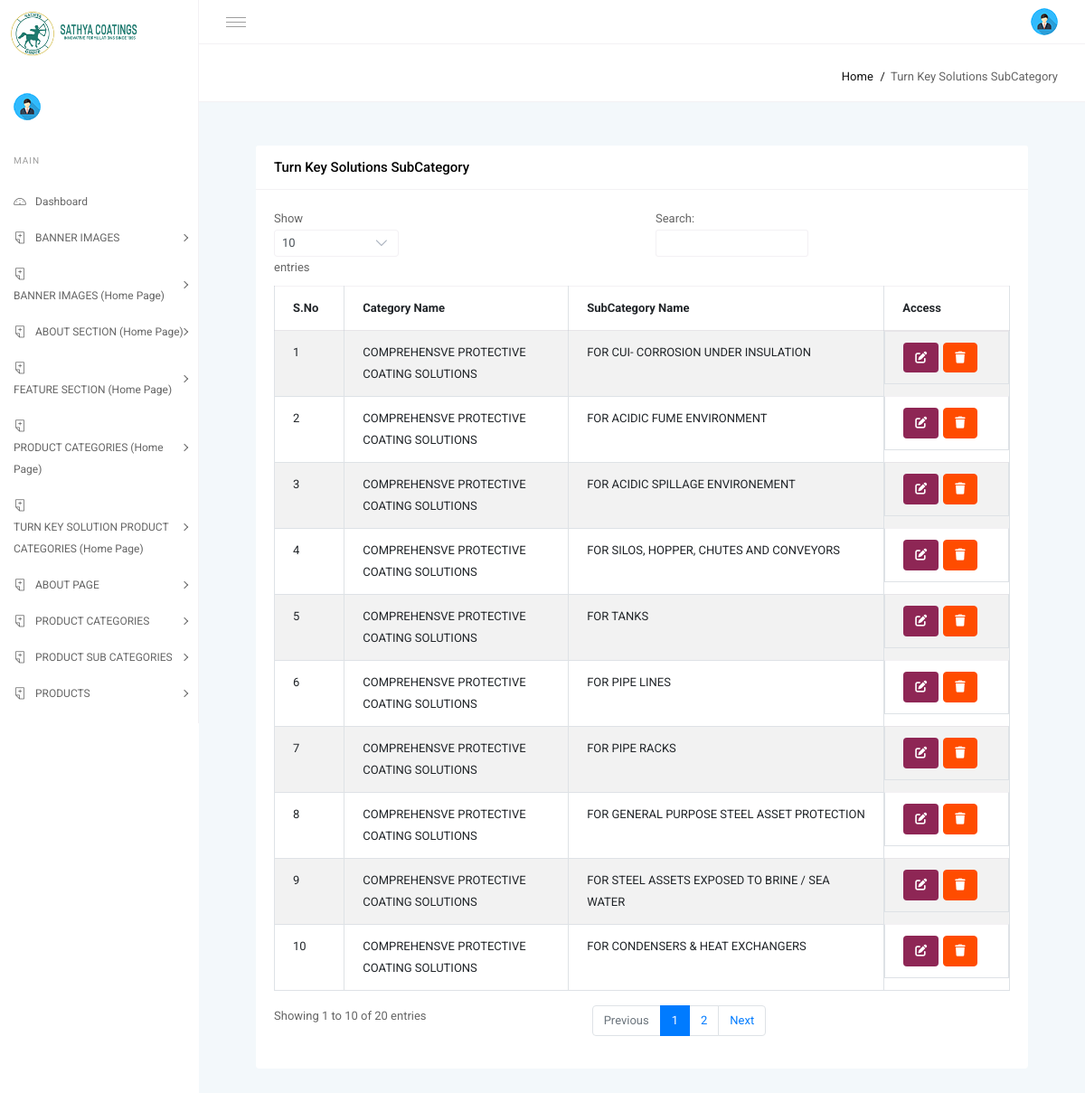
Page /sathyadb/turnsubcatview.php (signed in) on the committed database.
### tables this page shows
CREATE TABLE `turnsubcat` (
  `subcat_id` int(10) NOT NULL,
  `cat_id` int(10) NOT NULL,
  `cat_name` varchar(100) NOT NULL,
  `subcat_name` varchar(100) NOT NULL
);

### sathyadb/turnsubcatview.php (the view, shortened to what this page needs)
<?php include("header.php"); ?>
<div class="page-title-area">
    <div class="row align-items-center">
        <div class="col-sm-12 col-lg-12 col-md-12 col-12">
            <div class="breadcrumbs-area clearfix">
                <ul class="breadcrumbs float-right">
                    <li><a href="index.php">Home</a></li>
                    <li><span>Turn Key Solutions SubCategory</span></li>
                </ul>
            </div>
        </div>
    </div>
</div>
<div class="row m-5">
    <div class="col-md-12">
        <div class="card m-b-30">
            <div class="card-header bg-white">
                <h3 class="card-title">Turn Key Solutions SubCategory</h3>
            </div>
            <div class="card-body">
                <div class="table-responsive">
                    <table id="example" class="table table-striped table-bordered" style="width:100%">
                        <thead>
                            <tr>
                                <th>S.No</th>
                                <th>Category Name</th>
                                <th>SubCategory Name</th>
                                <th>Access</th>
                            </tr>
                        </thead>
                        <tbody>
                            <?php
                            include('config.php');
                            $productQuery = "SELECT * FROM turnsubcat";
                            $productResult = $conn->query($productQuery);
                            if ($productResult->num_rows > 0) {
                                $i = 0;
                                while ($row = $productResult->fetch_assoc()) {
                                    $i++;
                                    echo "<tr>";
                                    echo "<td>" . $i . "</td>";
                                    echo "<td>" . $row['cat_name']  . "</td>";
                                    echo "<td>" . $row['subcat_name']  . "</td>";
                                    echo "<td style='display:flex;'>
                                            <a href='turnsubcatupdate.php?update=" . $row['subcat_id'] . "' class='btn' style='margin-right:5px;background-color: #8e2655;'>
                                                <i class='fa fa-edit' style='color: white;'></i>
                                            </a>
                                            <a href='?delete=" . $row['subcat_id'] . "' class='btn btn-danger'>
                                                <i class='fa fa-trash' style='color: white;'></i>
                                            </a>
                                          </td>";
                                    echo "</tr>";
                                }
                            } else {
                                echo "<tr><td colspan='3'>No images found.</td></tr>";
                            }
                            ?>
                        </tbody>
                    </table>
                </div>
            </div>
        </div>
    </div>
</div>
</body>
</html>

### rows in the picture
turnsubcat: cat_name "COMPREHENSVE PROTECTIVE COATING SOLUTIONS", subcat_name "FOR CUI- CORROSION UNDER INSULATION"
turnsubcat: cat_name "COMPREHENSVE PROTECTIVE COATING SOLUTIONS", subcat_name "FOR ACIDIC FUME ENVIRONMENT"
turnsubcat: cat_name "COMPREHENSVE PROTECTIVE COATING SOLUTIONS", subcat_name "FOR ACIDIC SPILLAGE ENVIRONEMENT"
turnsubcat: cat_name "COMPREHENSVE PROTECTIVE COATING SOLUTIONS", subcat_name "FOR SILOS, HOPPER, CHUTES AND CONVEYORS"
turnsubcat: cat_name "COMPREHENSVE PROTECTIVE COATING SOLUTIONS", subcat_name "FOR TANKS"
turnsubcat: cat_name "COMPREHENSVE PROTECTIVE COATING SOLUTIONS", subcat_name "FOR PIPE LINES"
turnsubcat: cat_name "COMPREHENSVE PROTECTIVE COATING SOLUTIONS", subcat_name "FOR PIPE RACKS"
turnsubcat: cat_name "COMPREHENSVE PROTECTIVE COATING SOLUTIONS", subcat_name "FOR GENERAL PURPOSE STEEL ASSET PROTECTION"
turnsubcat: cat_name "COMPREHENSVE PROTECTIVE COATING SOLUTIONS", subcat_name "FOR STEEL ASSETS EXPOSED TO BRINE / SEA WATER"
turnsubcat: cat_name "COMPREHENSVE PROTECTIVE COATING SOLUTIONS", subcat_name "FOR CONDENSERS & HEAT EXCHANGERS"
